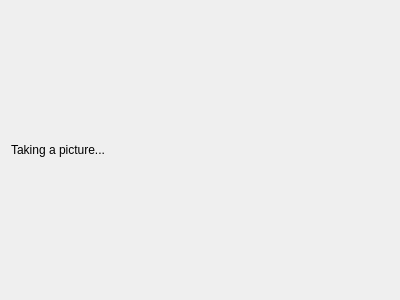
<?xml version="1.0" encoding="UTF-8"?>
<ui version="4.0">
 <class>captureWidget</class>
 <widget class="QWidget" name="captureWidget">
  <property name="geometry">
   <rect>
    <x>0</x>
    <y>0</y>
    <width>400</width>
    <height>300</height>
   </rect>
  </property>
  <property name="windowTitle">
   <string>Form</string>
  </property>
  <layout class="QVBoxLayout" name="verticalLayout">
   <item>
    <widget class="QLabel" name="lblCapture">
     <property name="text">
      <string>Taking a picture...</string>
     </property>
    </widget>
   </item>
  </layout>
 </widget>
 <resources/>
 <connections/>
</ui>
